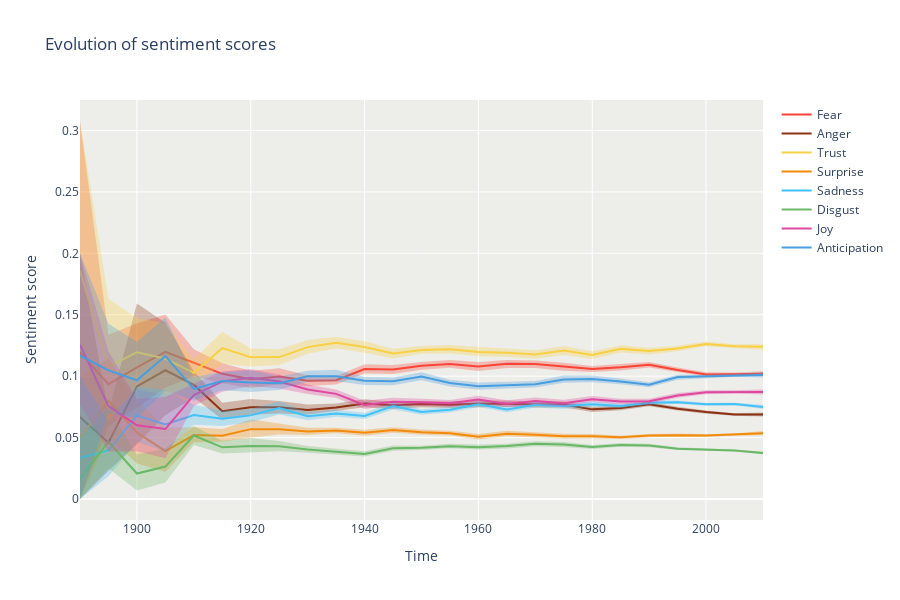

This figure's notebook cell:
### Code cell
fig = make_subplots()
x = np.sort(movies_with_year["five_year_period"].unique()).tolist()

for key in multi_sentiments:
    # Mean of sentiment score over five year period -> sentiment according to "key"
    y = movies_with_year.groupby(["five_year_period"])['multi_{}'.format(key)].mean().values
    # Bootstrap 95% CI
    y_lower = bootstrap_CIs_5years['Lower_{}'.format(key)]
    y_upper = bootstrap_CIs_5years['Upper_{}'.format(key)]
    
    # Trace for mean score
    trace_mean_score = go.Scatter(  x=x,
                                    y=y,
                                    line=dict(color=multi_sentiments_color_dict[key]),
                                    mode='lines',
                                    name=key.capitalize()
                                 )
    # Tracce for CI
    trace_CI = go.Scatter(  x=x+x[::-1], 
                            y=y_upper+y_lower[::-1], 
                            fill='toself',
                            fillcolor=multi_sentiments_color_dict[key],
                            opacity=0.3,
                            line=dict(color='rgba(255,255,255,0)'),
                            hoverinfo="skip",
                            showlegend=False
                        )
    
    # Updating figure 
    fig.add_trace(trace_mean_score)
    fig.add_trace(trace_CI)

fig.update_layout(
    yaxis_title='Sentiment score',
    xaxis_title='Time',
    title='Evolution of sentiment scores',
    width=900,
    height=600,
    plot_bgcolor="#edede9",
    hovermode="x unified"
)
fig.show()
fig.write_html("output/sentiment_scores_time.html")
fig.write_image("output/plotly_static/sentiment_scores_time.png")
